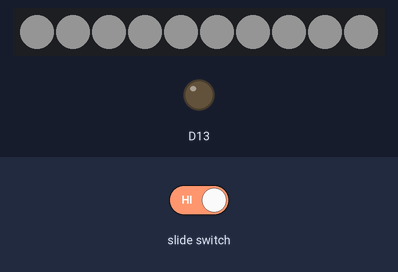
The sketch below on a simulated Adafruit Circuit Playground Express. On the bench: 10 RGB LEDs in strip order, left to right, output pins drawn as LEDs (lit = HIGH). The inputs (shaded band) are chosen by the test bench. Dim RGB values are drawn brighter than linear; what the sketch prints to the serial monitor is not drawn.

Above: at 1.2 s.
1.3 s: slide switch set LOW
At 2.4 s:
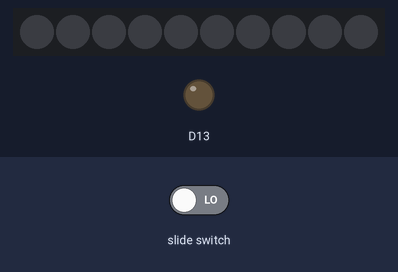
2.8 s: slide switch set HIGH
At 3.3 s:
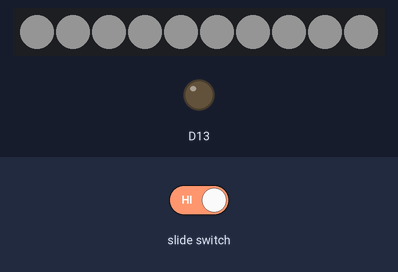
Timing chart, 0 to 5.8 s (numbered marks = the images above; inputs shaded):
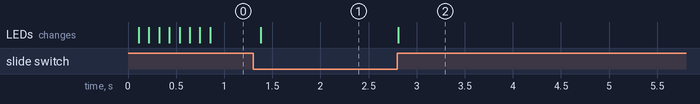

Measured:
- after the input at 1.3 s, the LEDs: change after 0.08 s (image 1)
- after the input at 2.8 s, the LEDs: change at once (image 2)

The sketch:

capicator_neopixels.ino
```cpp
// Demo program for testing library and board - flip the switch to turn on/off buzzer

#include <Adafruit_CircuitPlayground.h>
#include <Wire.h>
#include <SPI.h>

// we light one pixel at a time, this is our counter
uint8_t pixeln = 0;

// These defines set the range of pixel color when mapping
// to the sensor value.
#define COLOR_RED_MIN    0
#define COLOR_GREEN_MIN  0
#define COLOR_BLUE_MIN   0

#define COLOR_RED_MAX    255
#define COLOR_GREEN_MAX  255
#define COLOR_BLUE_MAX   255

#define PIXEL_MIN   0
#define PIXEL_MAX   10

void setup() {
  //while (!Serial);
  Serial.begin(9600);
  Serial.println("Circuit Playground test!");

  CircuitPlayground.begin();
}

int red = 100;
int green = 50;
int blue = 25;
int pixels = 10;

#define RED_UP      1
#define BLUE_UP     0
#define GREEN_UP    2

#define RED_DOWN    12
#define BLUE_DOWN   6
#define GREEN_DOWN  9

#define PIXEL_UP    3
#define PIXEL_DOWN  10

// Change these on ungrounded battery vs. wired to data
#define THRESHOLD_HIGH 15
#define THRESHOLD 10
#define THRESHOLD_LOW 5

void loop() {
  if (!CircuitPlayground.slideSwitch()) {
    CircuitPlayground.clearPixels();
    return;
  }

  if(CircuitPlayground.readCap(PIXEL_UP) > THRESHOLD){
    pixels = pixels + 1;
  } else if(CircuitPlayground.readCap(PIXEL_DOWN) > THRESHOLD){
    pixels = pixels - 1;
  }

  pixels = constrain(pixels, PIXEL_MIN, PIXEL_MAX);


  // constrain red/green by their min or max...
  if(CircuitPlayground.readCap(RED_UP) > THRESHOLD){
    red = red + 25;
  } else if(CircuitPlayground.readCap(RED_DOWN) > THRESHOLD){
    red = red - 25;
  }


  if(CircuitPlayground.readCap(BLUE_UP) > THRESHOLD){
    blue = blue + 25;
  } else if(CircuitPlayground.readCap(BLUE_DOWN) > THRESHOLD){
    blue = blue - 25;
  }

  if(CircuitPlayground.readCap(GREEN_UP) > THRESHOLD){
    green = green + 25;
  } else if(CircuitPlayground.readCap(GREEN_DOWN) > THRESHOLD){
    green = green - 25;
  }

  red = constrain(red, COLOR_RED_MIN, COLOR_RED_MAX);
  blue = constrain(blue, COLOR_BLUE_MIN, COLOR_BLUE_MAX);
  green = constrain(green, COLOR_GREEN_MIN, COLOR_GREEN_MAX);

  CircuitPlayground.clearPixels();
  for(int i = 0; i < pixels; i++){
    CircuitPlayground.setPixelColor(i, red,   green,   blue);
  }

  delay(100);


}
```
